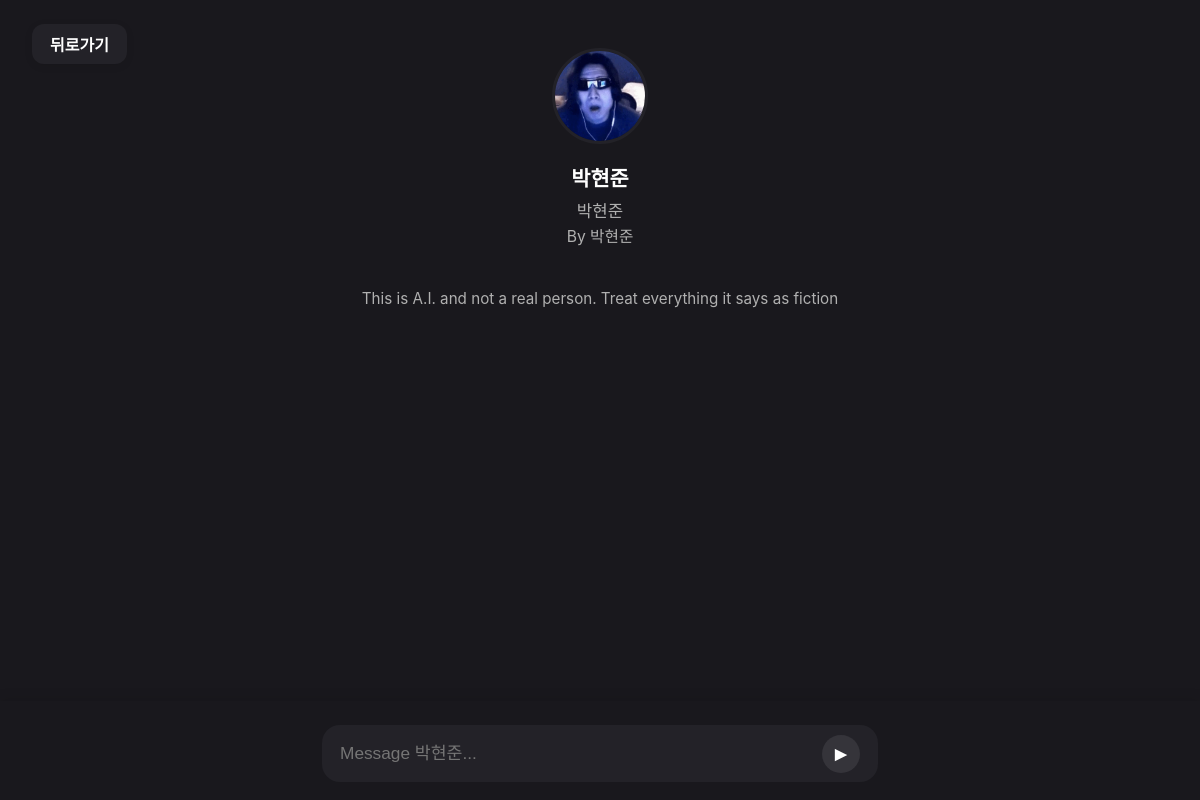
Page /influencers/chat/1/ on the committed database.
### influencers/models.py (models this page shows, shortened)
class Influencer(models.Model):
    name = models.CharField(max_length=100)
    description = models.TextField(blank=True, null=True)
    youtube_url = models.URLField(blank=True, null=True)
    image = models.ImageField(upload_to='influencers/', null=True, blank=True)
    voiceid = models.CharField(max_length=100, null=True, blank=True, help_text="ElevenLabs Voice ID")
    feature_model_id = models.CharField(max_length=100, null=True, blank=True, help_text="Apply Feature OpenAI Model ID")
    feature_system_prompt = models.TextField(null=True, blank=True, help_text="System Prompt")
    speech_model_id = models.CharField(max_length=100, null=True, blank=True, help_text="Reflect Speech OpenAI Model ID")
    speech_system_prompt = models.TextField(null=True, blank=True, help_text="Reflect Speech System Prompt")
    created_mode = models.CharField(max_length=10, choices=[('auto', 'Auto'), ('manual', 'Manual')], default='manual')

### influencers/views.py (the view)
# urls.py: path('chat/<int:pk>/', influencer_chat, name='influencer_chat'),
def influencer_chat(request, pk):
    influencer = get_object_or_404(Influencer, pk=pk)
    return render(request, 'influencers/chat.html', {'influencer': influencer})

### influencers/templates/influencers/chat.html (shortened to what this page needs)
{% load static %}
<!DOCTYPE html>
<html lang="en">
<head>
    <link rel="stylesheet" href="{% static 'influencers/chat.css' %}">
</head>
<body>
    <a href="{% url 'landingpage' %}" class="back-btn">뒤로가기</a>
    <div class="chat-container">
        <div class="chat-wrapper">
            <div class="profile-section">
                <img src="{% if influencer.image %}{{ influencer.image.url }}{% else %}{% static 'home/gamst.png' %}{% endif %}" class="profile-img" alt="{{ influencer.name }}">
                <div class="profile-name">{{ influencer.name }}</div>
                <div class="profile-desc">{{ influencer.description }}</div>
                <div class="profile-author">By {{ influencer.name }}</div>
            </div>
            <div class="chat-footer">
                This is A.I. and not a real person. Treat everything it says as fiction
            </div>
            <div class="chat-area">
                <div id="chat-log" class="chat-log"></div>
            </div>
            <form class="chat-input-section" id="chat-form">
                <div class="chat-input-box">
                    <input class="chat-input" id="chat-input" type="text" placeholder="Message {{ influencer.name }}..." autocomplete="off">
                    <button class="chat-send-btn" type="submit">&#9658;</button>
                </div>
            </form>
        </div>
    </div>
</body>
</html>

### influencers/static/influencers/chat.css (style rules this page uses)
body { background: #19181d; color: #fff; font-family: 'Inter', Arial, sans-serif; margin: 0; padding: 0; min-height: 100vh; }
.chat-container { display: flex; flex-direction: column; align-items: center; justify-content: flex-start; height: 100vh; width: 100vw; position: relative; background: #19181d; }
.profile-section { display: flex; flex-direction: column; align-items: center; margin-top: 48px; margin-bottom: 24px; }
.profile-img { width: 90px; height: 90px; border-radius: 50%; object-fit: cover; margin-bottom: 18px; border: 3px solid #232228; }
.profile-name { font-size: 1.3rem; font-weight: 700; margin-bottom: 6px; }
.profile-desc { color: #b0b0b0; font-size: 1.05rem; margin-bottom: 2px; }
.profile-author { color: #b0b0b0; font-size: 0.98rem; margin-bottom: 18px; }
.chat-input-section { position: fixed; bottom: 0; left: 0; width: 100vw; background: #19181d; padding: 24px 0 18px 0; display: flex; justify-content: center; box-shadow: 0 -2px 12px rgba(0,0,0,0.10); z-index: 10; }
.chat-input-box { width: 520px; max-width: 90vw; display: flex; align-items: center; background: #232228; border-radius: 18px; padding: 8px 18px; }
.chat-input { flex: 1; background: transparent; border: none; color: #fff; font-size: 1.08rem; padding: 10px 0; outline: none; }
.chat-send-btn { background: #35343a; color: #fff; border: none; border-radius: 50%; width: 38px; height: 38px; display: flex; align-items: center; justify-content: center; font-size: 1.3rem; margin-left: 10px; cursor: pointer; transition: background 0.2s; }
.chat-footer { text-align: center; color: #b0b0b0; font-size: 0.95rem; margin-top: 0; margin-bottom: 12px; }
.back-btn { display: inline-block; position: absolute; top: 24px; left: 32px; background: #232228; color: #fff; padding: 8px 18px; border-radius: 12px; text-decoration: none; font-size: 1rem; font-weight: 600; box-shadow: 0 2px 8px rgba(0,0,0,0.08); transition: background 0.2s; z-index: 100; }
.chat-area { flex: 1 1 auto; min-height: 0; display: flex; flex-direction: column; }
.chat-log { flex: 1 1 auto; width: 100%; max-width: 100%; min-height: 0; padding: 0 0 20px 0; overflow-y: auto; display: flex; flex-direction: column; background: transparent; box-sizing: border-box; }
.chat-wrapper { display: flex; flex-direction: column; align-items: stretch; width: 100%; max-width: 700px; min-height: 100vh; margin: 0 auto; position: relative; background: transparent; }
.profile-section, .chat-area, .chat-input-section, .chat-footer { width: 100%; }

### rows in the picture
Influencer: image (picture), name "박현준", description "박현준", name "Message 박현준..."
